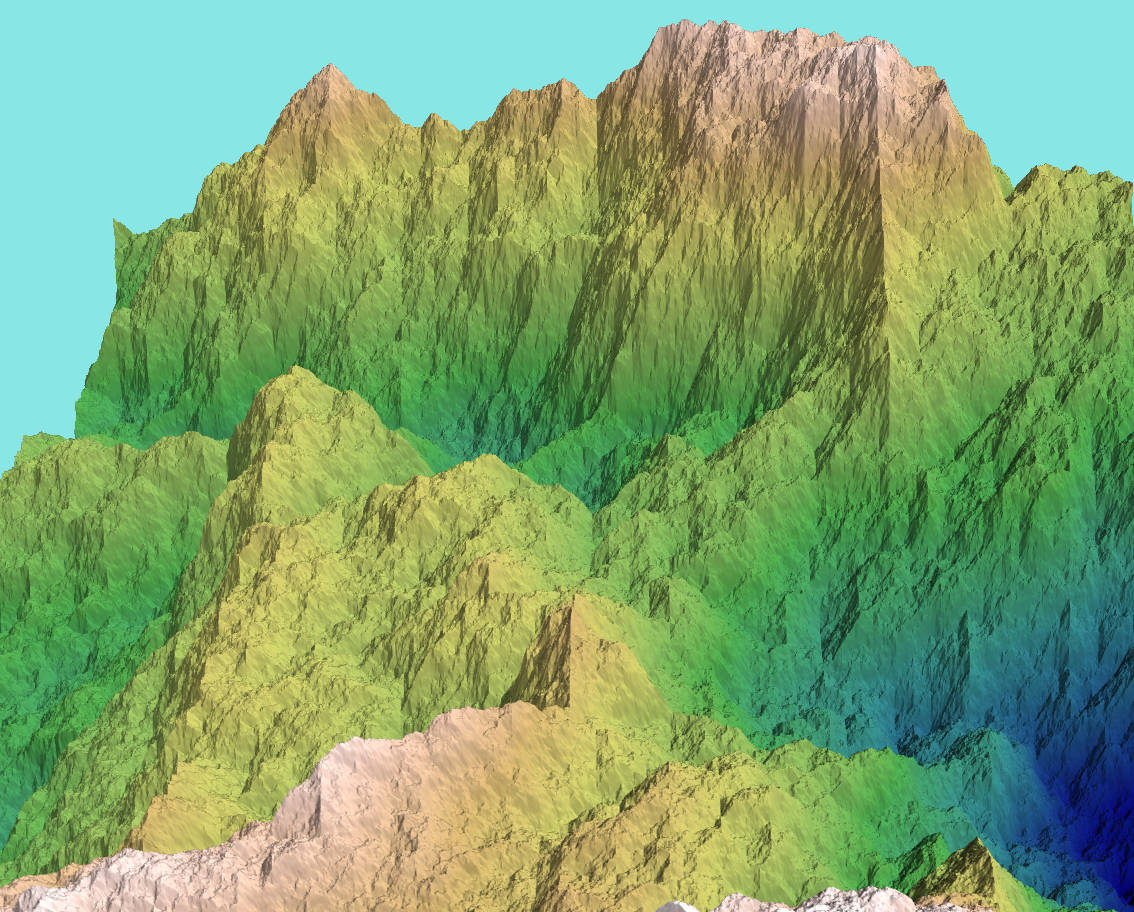

The script that drew this image:
import numpy, random
from mayavi import mlab

levels = 11
size = 2 ** (levels - 1)
height  = numpy.zeros((size + 1, size + 1))

for lev in range(levels):
  step = size // 2 ** lev
  for y in range(0, size + 1, step):
    jumpover = 1 - (y // step) % 2 if lev > 0 else 0
    for x in range(step * jumpover, size + 1, step * (1 + jumpover)):
      pointer = 1 - (x // step) % 2 + 2 * jumpover if lev > 0 else 3
      yref, xref = step * (1 - pointer // 2), step * (1 - pointer % 2)
      corner1 = height[y - yref, x - xref]
      corner2 = height[y + yref, x + xref]
      average = (corner1 + corner2) / 2.0
      variation = step * (random.random() - 0.5)
      height[y,x] = average + variation if lev > 0 else 0

xg, yg = numpy.mgrid[-1:1:1j*size,-1:1:1j*size]
surf = mlab.surf(xg, yg, height, colormap='gist_earth', warp_scale='auto')
mlab.show()
